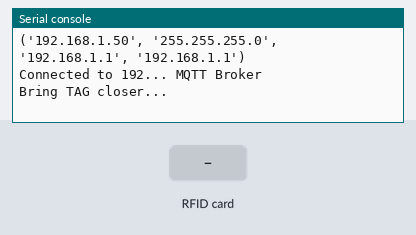
Simulated run of this program. Board: Raspberry Pi Pico running MicroPython. Parts: the last lines printed to the serial console. Inputs (shaded band) come from the test bench. WiFi joins after 1.5 s; no MQTT or app messages arrive unless stated; the interpreter's speed is modelled, so counts of loop turns are approximate; library files of the repository ran but are not shown: mfrc522.py.

Above: at 2.8 s.
2.9 s: RFID card 7E 14 94 0D held to the reader
At 4.7 s:
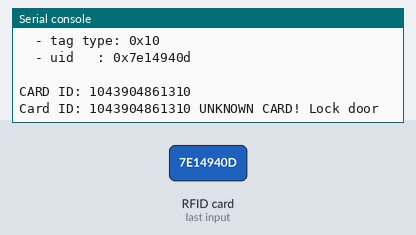
5.2 s: RFID card 5E 7A 19 C4 held to the reader
At 6.5 s:
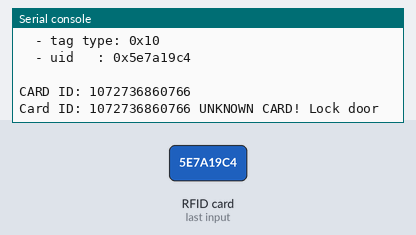

Measured:
- after the input at 2.9 s, the serial console: prints a new line after 0.82 s (image 1)
- after the input at 5.2 s, the serial console: prints a new line after 0.56 s (image 2)

The program:

rfid.py
```python
from mfrc522 import MFRC522
from umqtt.simple import MQTTClient
from time import sleep
import network

reader = MFRC522(sck=2, mosi=3, miso=4, rst=5, cs=0)  # Adjust pin numbers if needed

#WIFI Credentials
SSID = "ssid"
PASSWORD = "pass"

wlan = network.WLAN(network.STA_IF)
wlan.active(True)
wlan.connect(SSID, PASSWORD)

while not wlan.isconnected():
    pass

print("Connected to WiFi")
print(wlan.ifconfig())

SERVER = '192...'
CLIENT_ID = b'PICO'
TOPIC = b'rfid_status'
USER = b'user'
PASSWORD = b'pass'

def mqtt_connect():
    client = MQTTClient(CLIENT_ID, SERVER, user=USER, password = PASSWORD, keepalive=3600)
    client.connect()
    print('Connected to %s MQTT Broker' % (SERVER))
    return client

def reconnect():
    print("Failed to connect to MQTT Broker. Reconnecting...")
    sleep(5)
    machine.reset()

try:
    client = mqtt_connect()
except OSError as e:
    reconnect()


print("Bring TAG closer...")
print("")

while True:
    (stat, tag_type) = reader.request(reader.REQIDL)
    if stat == reader.OK:
        (stat, raw_uid) = reader.anticoll()  # Get the UID first
        if stat == reader.OK:
            print("New card detected")
            print("  - tag type: 0x%02x" % tag_type)
            print("  - uid	 : 0x%02x%02x%02x%02x" % (raw_uid[0], raw_uid[1], raw_uid[2], raw_uid[3]))
            print("")

            if reader.select_tag(raw_uid) == reader.OK:  # Select the tag using its UID
                card = int.from_bytes(bytes(raw_uid),"little",False)
                print("CARD ID: " + str(card))
                if card == 541511126515:
                    print("Card ID: " + str(card) + " PASS: Open door")
                    client.publish(TOPIC, "open")
                else:
                    print("Card ID: " + str(card) + " UNKNOWN CARD! Lock door")
                    client.publish(TOPIC, "close")

    sleep(1)
```
